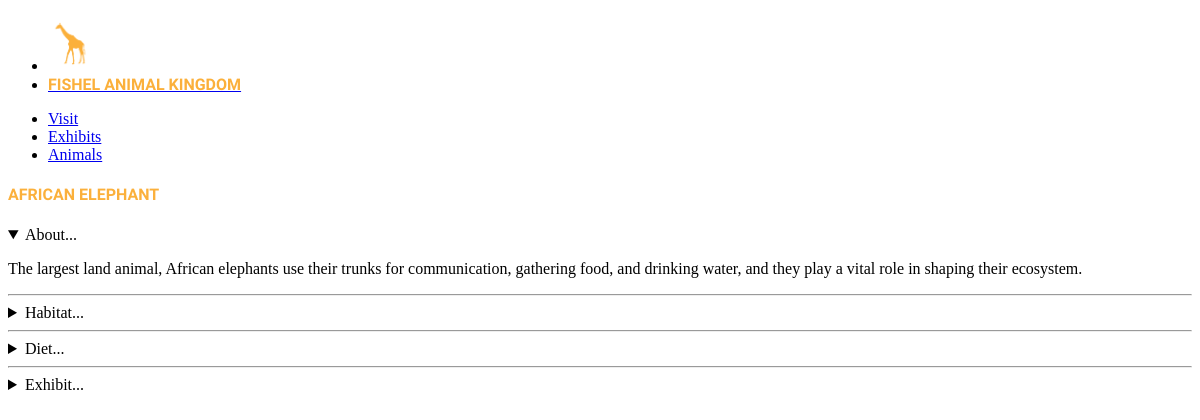
The app's page /animals/1 with its own data.
### tables this page shows
CREATE TABLE animals(
    id INTEGER PRIMARY KEY,
    species TEXT NOT NULL,
    diet TEXT,
    habitat TEXT,
    description TEXT,
    population INTEGER,
    exhibit TEXT NOT NULL
);

### app.py (the view)
@app.route("/animals/<exhibit>")
def animals(exhibit):
    animals_list = q.get_animals_by_exhibit(exhibit)
    return render_template("animals.html", animals=animals_list)

### app.py (called while the page is built)
@app.route("/animals/<int:animal_id>")
def animal_details(animal_id):
    animal_details = q.get_animal_details(animal_id)
    if animal_details:
        return render_template("animal_details.html", animal=animal_details)
    else:
        abort(404)

### queries.py (called while the page is built)
def get_animal_details(id):
    sql = "SELECT * FROM animals WHERE id = ?"
    results = db.execute(sql, id)
    if len(results) != 1:
        return None
    else:
        return results[0] # return just the dictionary

### templates/animal_details.html (shortened to what this page needs)
{% extends "base.html" %}
{% block content %}
<article data-theme="dark">
    <h4 class="zoofont">{{ animal.species }}</h4>
    <details name="description" open>
        <summary>About...</summary>
        <p>{{ animal.description }}</p>
    </details>
    <hr />
    <details name="description" open>
        <summary>Habitat...</summary>
    </details>
    <hr />
    <details name="description" open>
        <summary>Diet...</summary>
    </details>
    <hr />
    <details name="description" open>
        <summary>Exhibit...</summary>
    </details>
</article>
{% endblock %}

### static/style.css (style rules this page uses)
:root { --main-clr:#fbb03b; }
.zoofont { font-family: "Big Shoulders", sans-serif; font-optical-sizing: auto; font-weight: 900; font-style: normal; text-transform: uppercase; color: var(--main-clr); }

### records on screen
animals: species "AFRICAN ELEPHANT", description "The largest land animal, African elephants use their trunks for communication, gathering food, and drinking water, and they play a vital role in shaping their ecosystem."
